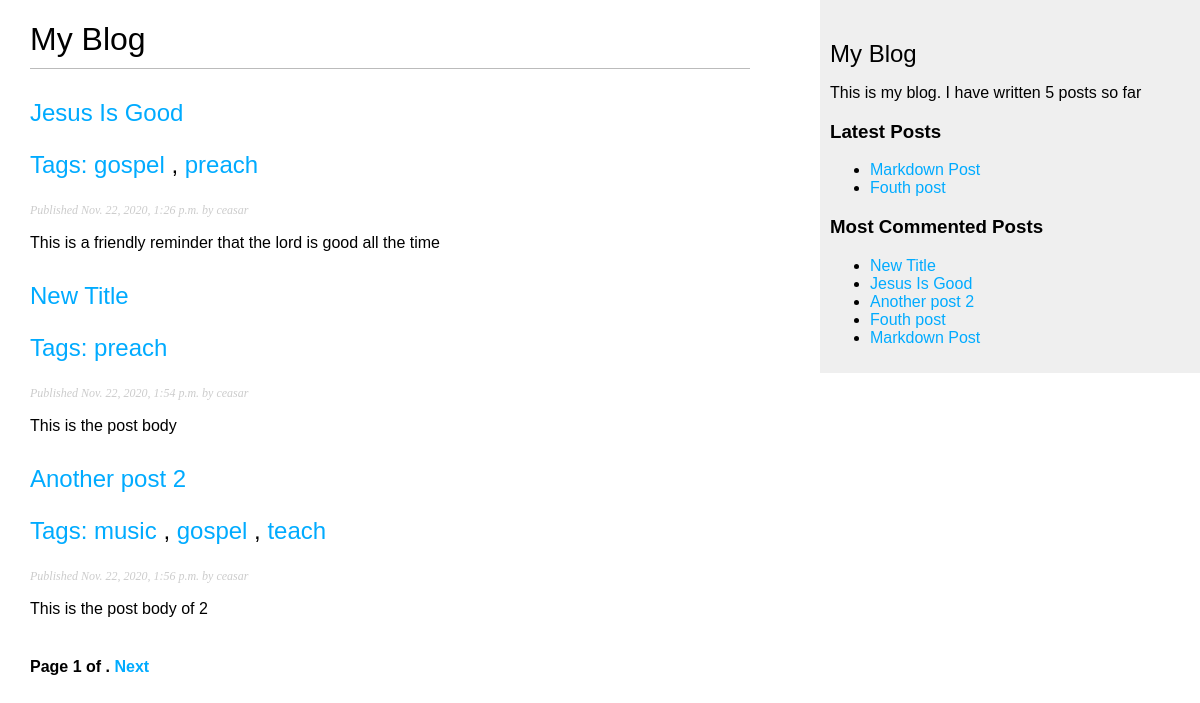
Screenshot of /blog/ with the database file from the repository.
### blog/models.py (models this page shows, shortened)
class Post(models.Model):
    STATUS_CHOICES = (
        ('draft' , 'Draft'),
        ('published', 'Published'),
    )
    title = models.CharField(max_length=250)
    slug  = models.SlugField(max_length=250, unique_for_date='publish')
    author = models.ForeignKey(User, on_delete=models.CASCADE, related_name='blog_post')
    body    = models.TextField()
    publish = models.DateTimeField(default=timezone.now)
    created = models.DateTimeField(auto_now_add=True)
    updated = models.DateTimeField(auto_now=True)
    status = models.CharField(max_length=10, choices=STATUS_CHOICES, default='draft')
    tags = TaggableManager()
    class Meta:
        ordering = ('publish',)
    def get_absolute_url(self):
        return reverse('blog:post_detail', args=[self.publish.year,self.publish.month,self.publish.day, self.slug])
    objects = models.Manager()
    published = PublishedManager()

### blog/views.py (the view)
# urls.py: path('', views.post_list, name='post_list'),
def post_list(request, tag_slug=None):
    object_list = Post.published.all()
    tag = None
    if tag_slug:
        tag = get_object_or_404(Tag, slug=tag_slug)
        object_list = object_list.filter(tags__in=[tag])
    paginator = Paginator(object_list,3) # 3 post per each page
    page = request.GET.get('page')
    try:
        posts = paginator.page(page)
    except PageNotAnInteger:
        posts = paginator.page(1)
    except EmptyPage:
        posts = paginator.page(paginator.num_pages)
    context = {
        'page': page,
        'posts': posts,
        'tag': tag,
    }
    return render(request, 'blog/post/list.html', context)

### blog/models.py (called while the page is built)
    def get_queryset(self):
        return super(PublishedManager, self).get_queryset().filter(status='published')

### blog/templatetags/blog_tags.py (called while the page is built)
@register.simple_tag
def total_post():
    return Post.published.count()

@register.inclusion_tag('blog/post/latest_posts.html')
def show_latest_posts(count=5):
    latest_posts = Post.published.order_by('-publish')[:count]
    return {'latest_posts': latest_posts}

@register.simple_tag
def get_most_commented_posts(count=5):
    return Post.published.annotate(total_comments=Count('comments')).order_by('-total_comments')[:count]

@register.filter(name='markdown')
def markdown_format(text):
    return mark_safe(markdown.markdown(text))

### blog/templates/blog/post/list.html (shortened to what this page needs)
{% extends "blog/base.html" %}
{% load blog_tags %}
{% block content %}
    <h1>My Blog </h1>
    {% for post in posts %}
      <h2>
          <a href="{{ post.get_absolute_url }}">
              {{ post.title }}
              <p class="tags">Tags:
                {% for tag in post.tags.all %}
                  <a href="{% url "blog:post_list_by_tag" tag.slug %}">
                    {{ tag.name }}
                  </a>
                  {% if not forloop.last %}, {% endif %}
                {% endfor %}
              </p>
          </a>
      </h2>
      <p class="date">
        Published {{ post.publish }} by {{ post.author }}
      </p>
      {{ post.body|markdown|truncatewords_html:30 }}
    {% endfor %}
    {% include "pagination.html" with page=posts %}
{% endblock content %}

### blog/templates/blog/base.html (shortened to what this page needs)
{% load blog_tags %}
{% load static %}
<!Doctype html>
<html>
<head>
    <link href="{% static 'css/blog.css' %}" rel="stylesheet">
</head>
<body>
    <div id='content'>
        {% block content %}
        {% endblock content %}
    </div>
    <div id="sidebar">
        <h2>My Blog</h2>
        <p>This is my blog. I have written {% total_post %} posts so far</p>
        <h3>Latest Posts</h3>
        {% show_latest_posts 2 %}
        <h3>Most Commented Posts</h3>
        {% get_most_commented_posts as most_commented_posts %}
        <ul>
            {% for post in most_commented_posts %}
            <li>
                <a href="{{ post.get_absolute_url }}">{{ post.title }}</a>
            </li>
            {% endfor %}
        </ul>
    </div>
</body>
</html>

### blog/templates/blog/post/latest_posts.html
<ul>
    {% for post in latest_posts %}
    <li>
        <a href="{{ post.get_absolute_url }}">{{ post.title }}</a>
    </li>
    {% endfor %}
</ul>

### blog/static/css/blog.css (style rules this page uses)
body { margin:0; padding:0; font-family:helvetica, sans-serif; }
a { color:#00abff; text-decoration:none; }
h1 { font-weight:normal; border-bottom:1px solid #bbb; padding:0 0 10px 0; }
h2 { font-weight:normal; margin:30px 0 0; }
#content { float:left; width:60%; padding:0 0 0 30px; }
#sidebar { float:right; width:30%; padding:10px; background:#efefef; height:100%; }
p.date { color:#ccc; font-family: georgia, serif; font-size: 12px; font-style: italic; }

### rows the page displays
Post: title "Jesus Is Good", publish "Nov. 22, 2020, 1:26 p.m.", author "ceasar", body "This is a friendly reminder that the lord is good all the time"
Tag: name "gospel"
Tag: name "preach"
Post: title "New Title", publish "Nov. 22, 2020, 1:54 p.m.", author "ceasar", body "This is the post body"
Post: title "Another post 2", publish "Nov. 22, 2020, 1:56 p.m.", author "ceasar", body "This is the post body of 2"
Tag: name "music"
Tag: name "teach"
Post: title "Markdown Post"
Post: title "Fouth post"

### other values shown
{{ page.number }} "1"
